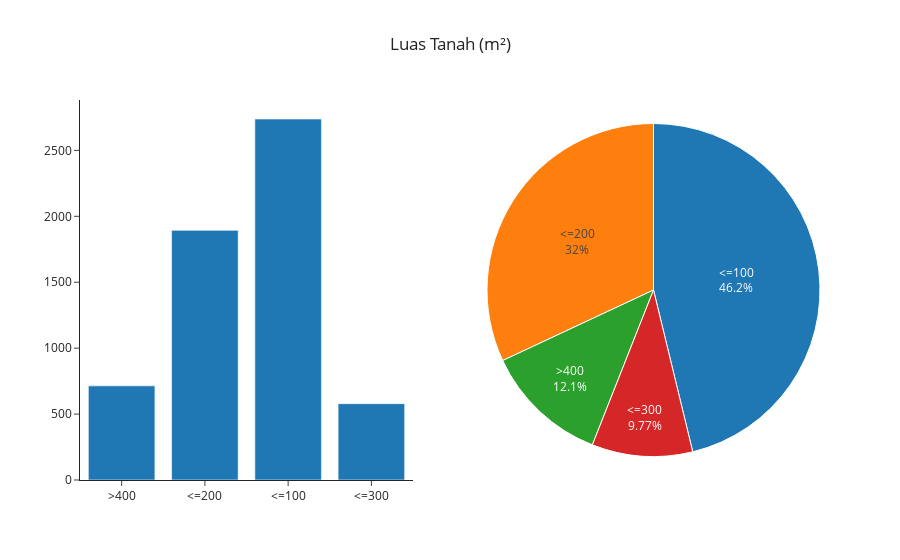

The notebook cell this image was saved under:
### Code cell
fig = make_subplots(rows=1, cols=2, specs=[[{'type':'xy'}, {'type':'domain'}]])

fig.add_trace(go.Histogram(x = cp_df["tanah"],name="Luas Tanah"),row=1, col=1)
fig.add_trace(go.Pie(labels = cp_df["tanah"] ,name="Luas Tanah", textinfo='percent+label', textposition='inside', marker=dict(line=dict(color='white', width=1))),row=1, col=2)

fig.update_layout(showlegend=False, title="Luas Tanah (m²)", title_x=.5)

fig.show()

### Figure 1 — Plotly figure (JSON) as saved in the notebook; plotly's stock layout.template omitted (floating-point values rounded to 4 significant figures; data arrays with more than 128 entries replaced by an {"elided": "..."} marker saying what was removed)
{"data": [{"name": "Luas Tanah", "type": "histogram", "x": {"elided": "5925 str values"}, "xaxis": "x", "yaxis": "y"}, {"domain": {"x": [0.55, 1], "y": [0, 1]}, "labels": {"elided": "5925 str values"}, "marker": {"line": {"color": "white", "width": 1}}, "name": "Luas Tanah", "textinfo": "percent+label", "textposition": "inside", "type": "pie"}], "layout": {"showlegend": false, "title": {"text": "Luas Tanah (m²)", "x": 0.5}, "xaxis": {"anchor": "y", "domain": [0, 0.45]}, "yaxis": {"anchor": "x", "domain": [0, 1]}}}
